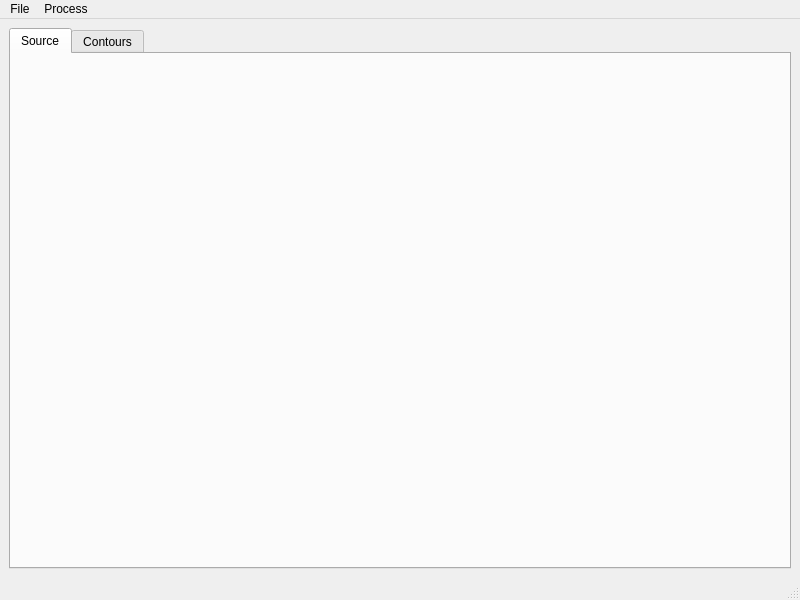
<?xml version="1.0" encoding="UTF-8"?>
<ui version="4.0">
 <class>OpenCVOutlinesWindowBase</class>
 <widget class="QMainWindow" name="OpenCVOutlinesWindowBase">
  <property name="geometry">
   <rect>
    <x>0</x>
    <y>0</y>
    <width>800</width>
    <height>600</height>
   </rect>
  </property>
  <property name="windowTitle">
   <string>MainWindow</string>
  </property>
  <widget class="QWidget" name="centralwidget">
   <layout class="QGridLayout" name="gridLayout_3">
    <item row="0" column="0">
     <widget class="QTabWidget" name="imageTabs">
      <property name="currentIndex">
       <number>0</number>
      </property>
      <property name="movable">
       <bool>true</bool>
      </property>
      <widget class="QWidget" name="sourceTab">
       <attribute name="title">
        <string>Source</string>
       </attribute>
       <layout class="QGridLayout" name="gridLayout"/>
      </widget>
      <widget class="QWidget" name="contourTab">
       <attribute name="title">
        <string>Contours</string>
       </attribute>
       <layout class="QGridLayout" name="gridLayout_2"/>
      </widget>
     </widget>
    </item>
   </layout>
  </widget>
  <widget class="QMenuBar" name="menubar">
   <property name="geometry">
    <rect>
     <x>0</x>
     <y>0</y>
     <width>800</width>
     <height>22</height>
    </rect>
   </property>
   <widget class="QMenu" name="menuFile">
    <property name="title">
     <string>File</string>
    </property>
    <addaction name="actionLoad"/>
    <addaction name="actionReset"/>
   </widget>
   <widget class="QMenu" name="menuEdit">
    <property name="title">
     <string>Process</string>
    </property>
    <addaction name="actionOutlines"/>
    <addaction name="actionCorners"/>
   </widget>
   <addaction name="menuFile"/>
   <addaction name="menuEdit"/>
  </widget>
  <widget class="QStatusBar" name="statusbar"/>
  <action name="actionLoad">
   <property name="text">
    <string>Load</string>
   </property>
  </action>
  <action name="actionOutlines">
   <property name="text">
    <string>Locate Outlines</string>
   </property>
  </action>
  <action name="actionCorners">
   <property name="text">
    <string>Locate Corners</string>
   </property>
  </action>
  <action name="actionReset">
   <property name="text">
    <string>Reset</string>
   </property>
  </action>
 </widget>
 <resources/>
 <connections/>
</ui>
